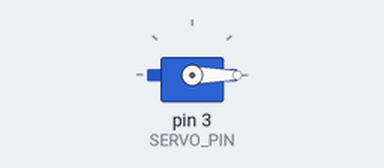
The sketch below on a simulated Arduino Uno, built with avr-gcc and run on an emulated ATmega328P. Shown: servo.

Above: at 0.05 s.
At 1.9 s:
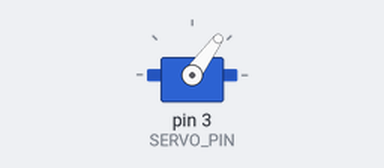
At 3.75 s:
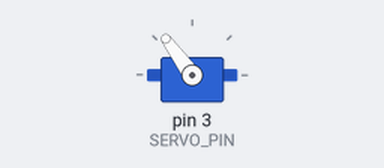
At 7.5 s:
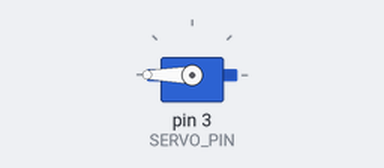
Timing chart, 0 to 9.8 s (numbered marks = the images above):
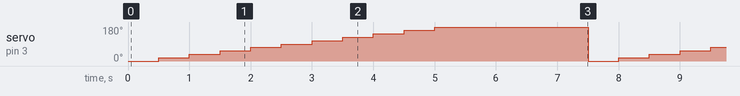

Measured:
- by itself, servo on pin 3 (SERVO_PIN): repeats every 7.5 s: 36° 0.50 s, 54° 0.50 s, 72° 0.50 s, 90° 0.50 s, 108° 0.50 s, 126° 0.50 s, 144° 0.50 s, 162° 0.50 s, 180° 2.5 s, 0° 0.50 s, 18° 0.50 s

The sketch:

servo.ino
```cpp
#include <Servo.h>

// Configuration
const int SERVO_PIN = 3;
const int MIN_DUTY_CYCLE = 500; // microseconds (1ms)
const int MAX_DUTY_CYCLE = 2500; // microseconds (2ms)

Servo myServo;

void setup() {
  myServo.attach(SERVO_PIN, MIN_DUTY_CYCLE, MAX_DUTY_CYCLE);
}

void loop() {
  // Move from 0% to 100% in 10% steps
  for (int pos = 0; pos <= 100; pos += 10) {
    myServo.writeMicroseconds(map(pos, 0, 100, MIN_DUTY_CYCLE, MAX_DUTY_CYCLE));
    delay(500);
  }

  // Wait for 2 seconds at the end
  delay(2000);
}
```
